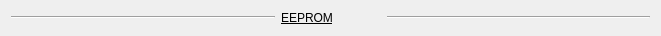
    <widget class="QWidget" name="horizontalLayoutWidget_2">
     <property name="geometry">
      <rect>
       <x>40</x>
       <y>180</y>
       <width>661</width>
       <height>25</height>
      </rect>
     </property>
     <layout class="QHBoxLayout" name="horizontalLayout_8">
      <item>
       <widget class="Line" name="line_2">
        <property name="minimumSize">
         <size>
          <width>250</width>
          <height>0</height>
         </size>
        </property>
        <property name="orientation">
         <enum>Qt::Horizontal</enum>
        </property>
       </widget>
      </item>
      <item>
       <widget class="QLabel" name="label_38">
        <property name="sizePolicy">
         <sizepolicy hsizetype="Fixed" vsizetype="Fixed">
          <horstretch>0</horstretch>
          <verstretch>0</verstretch>
         </sizepolicy>
        </property>
        <property name="minimumSize">
         <size>
          <width>100</width>
          <height>0</height>
         </size>
        </property>
        <property name="styleSheet">
         <string notr="true">font: 75 16pt &quot;Times New Roman&quot;;
text-decoration: underline;</string>
        </property>
        <property name="text">
         <string>EEPROM</string>
        </property>
       </widget>
      </item>
      <item>
       <widget class="Line" name="line">
        <property name="minimumSize">
         <size>
          <width>255</width>
          <height>0</height>
         </size>
        </property>
        <property name="orientation">
         <enum>Qt::Horizontal</enum>
        </property>
       </widget>
      </item>
     </layout>
    </widget>
